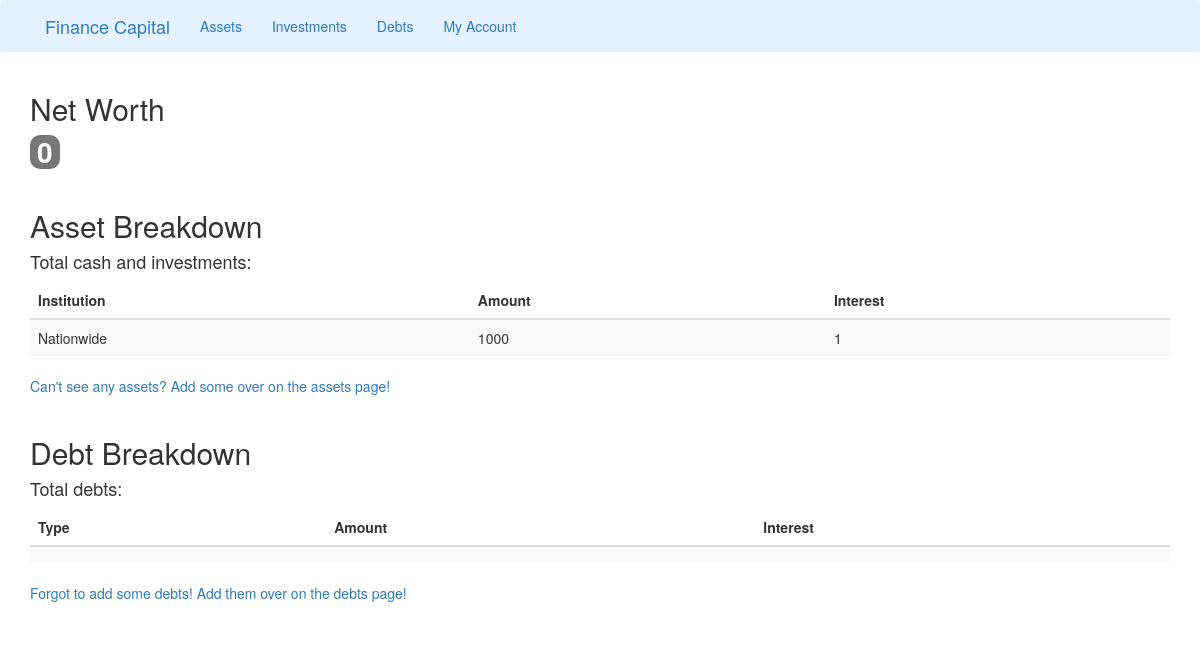
/account, run on an earlier commit of the app's database.
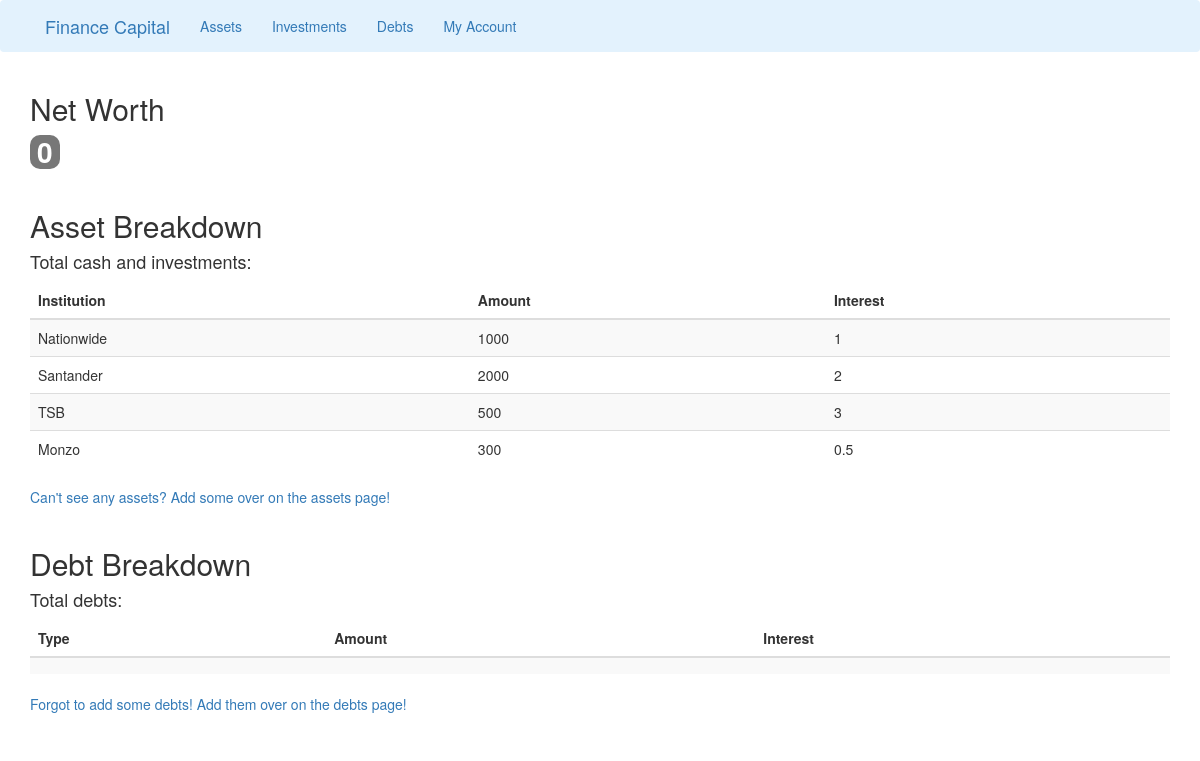
And on a later commit of the database.
### run.py (models this page shows, shortened)
class adding_assets(db.Model, UserMixin):
    id = db.Column(db.Integer, primary_key=True)
    bank = db.Column(db.String(30), unique=False, nullable=False)
    amount = db.Column(db.Integer, unique=False, nullable=False)
    interest = db.Column(db.Integer, unique=False, nullable=False)

### run.py (the view)
@app.route('/account', methods=['GET', 'POST'])
def account():
    form = adding_assets.query.all()
    return render_template('account.html', title='Account', form=form)

### templates/account.html (shortened to what this page needs)
{% extends 'base.html' %}
{% block content %}
<link rel="stylesheet" href='run.py'>
<div class="container">
    <h2>Net Worth</h2>
    <span class="badge badge-info even-larger-badge">0</span>
    <br>
    <br>
    <h2>Asset Breakdown</h2>
        <h4>Total cash and investments:</h4>
        <table class="table table-striped">
            <thead>
            <tr>
                <th>Institution</th>
                <th>Amount</th>
                <th>Interest</th>
            </tr>
            </thead>
            <tbody>
            {% for asset in form %}
            {% if asset %}
            <tr>
                <td>{{ asset.bank }}</td>
                <td>{{ asset.amount }}</td>
                <td>{{ asset.interest }}</td>
            </tr>
            {% else %}
                <a>Empty</a>
            {% endif %}
            {% endfor %}
            </tbody>
        </table>
    <a href="{{ url_for('assets') }}">Can't see any assets? Add some over on the assets page!</a>
    <br>
    <br>
    <h2>Debt Breakdown</h2>
        <h4>Total debts:</h4>
        <table class="table table-striped">
            <thead>
            <tr>
                <th>Type</th>
                <th>Amount</th>
                <th>Interest</th>
            </tr>
            </thead>
            <tbody>
            <tr>
                <td></td>
                <td></td>
                <td></td>
            </tr>
            </tbody>
        </table>
    <a href="{{ url_for('debts') }}">Forgot to add some debts! Add them over on the debts page!</a>
    <br>
    <br>
</div>
{% endblock content %}

### templates/base.html (shortened to what this page needs)
<!DOCTYPE html>
<html lang="en">
<head>
  <link rel="stylesheet" href="https://maxcdn.bootstrapcdn.com/bootstrap/3.4.1/css/bootstrap.min.css">
</head>
<html>
<body>
    <nav>
    <div class="navbar navbar-light" style="background-color: #e3f2fd;">
        <div class='container'>
        <div class="container-fluid">
            <div class="navbar-header">
                <a class="navbar-brand" href="{{ url_for('home') }}">Finance Capital</a>
            </div>
            <ul class="nav navbar-nav">
                <li><a href="{{ url_for('assets') }}">Assets</a></li>
                <li><a href="{{ url_for('investments') }}">Investments</a></li>
                <li><a href="{{ url_for('debts') }}">Debts</a></li>
                <li><a href="{{ url_for('account') }}">My Account</a></li>
            </ul>
        </div>
        </div>
    </div>
    </nav>
    {% block content %}
    {% endblock %}
</body>
</html>

### templates/account.html (style rules this page uses)
.even-larger-badge { font-size: 2.0em; }

What changed in the data, as far as the page shows it:
added adding_assets: bank "Santander", amount "2000", interest "2"
added adding_assets: bank "TSB", amount "500", interest "3"
added adding_assets: bank "Monzo", amount "300", interest "0.5"
